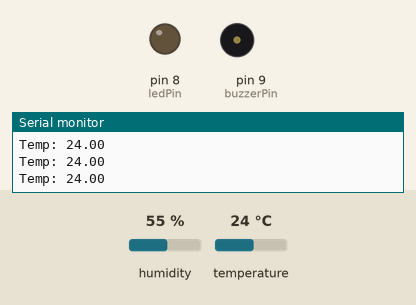
Recording of a sketch running on a simulated Arduino Uno, built with avr-gcc and run on an emulated ATmega328P. Shown: output pins drawn as LEDs (lit = HIGH), buzzer (waves = sounding), the last lines printed to the serial monitor. The inputs (shaded band) are chosen by the test bench; at power-on: temperature 24 °C, humidity 55 %.

Above: at 2.8 s.
2.9 s: temperature set to 27.2 °C
5.6 s: temperature set to 28.5 °C
At 7.0 s:
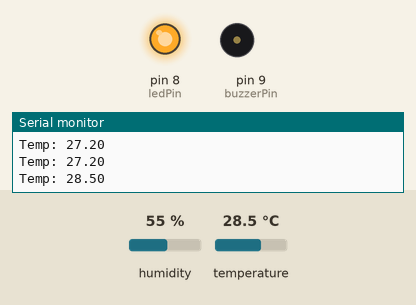
Timing chart, 0 to 15.2 s (numbered marks = the images above; inputs shaded):
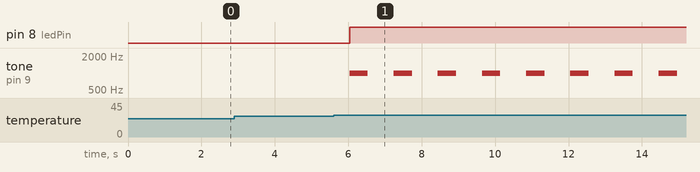

The sketch:

code.ino
```cpp
#include <DHT.h>
#define DHTPIN 4
#define DHTTYPE DHT22
#define ledPin 8
#define buzzerPin 9
DHT dht(DHTPIN, DHTTYPE);
void setup() {
  Serial.begin(9600);
  pinMode(ledPin, OUTPUT);
  pinMode(buzzerPin, OUTPUT);
  dht.begin();

}

void loop() {
  float temp = dht.readTemperature();
  Serial.print("Temp: ");
  Serial.println(temp);
  if(temp < 28){
    digitalWrite(ledPin, LOW);
    noTone(buzzerPin);
  }
  else if(temp >= 28 && temp <= 32){
    digitalWrite(ledPin, HIGH);
    tone(buzzerPin, 1000);
    delay(500);
    noTone(buzzerPin);
    delay(500);
  }
  else{
    digitalWrite(ledPin, HIGH);
    tone(buzzerPin, 2000);
    delay(500);
    noTone(buzzerPin);
    delay(150);
  }
  delay(200);

}
```

Measured:
- the behaviour switches between 27.9 and 28 °C on temperature (found by bisection; images 0 and 1)
- after the input at 5.6 s, pin 8 (ledPin): LOW → HIGH after 0.44 s; tone on pin 9 (buzzerPin): alternates 1000 Hz for 0.50 s and silent for 0.70 s, starting after 0.44 s
